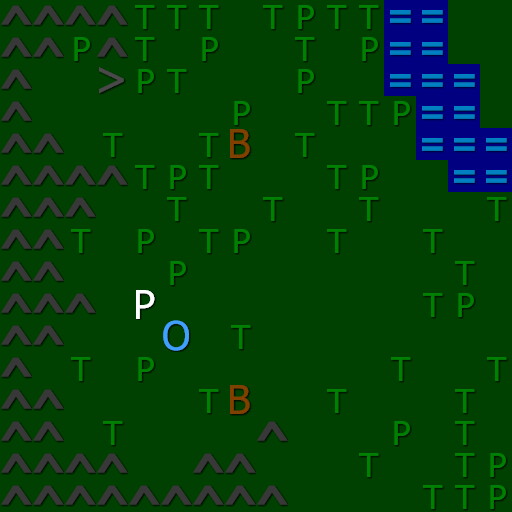

The image is a tile-based game level rendered from a .tmx file. Its description and complete source (layers, tilesets, objects, tile grids) follow:
An orthogonal 16x16 tile map with 32x32 px tiles, 4 tile layers (tiles, objects, items, monsters), 4 tilesets.

<map version="1.2" tiledversion="1.2.3" orientation="orthogonal" renderorder="right-down" width="16" height="16" tilewidth="32" tileheight="32" infinite="0" nextlayerid="5" nextobjectid="1">
 <properties>
  <property name="Level" type="int" value="1" />
  <property name="Name" value="Forest of Bears" />
 </properties>
 <tileset firstgid="1" source="../tiles/tiles.tsx" />
 <tileset firstgid="6" source="../objects/objects.tsx" />
 <tileset firstgid="19" source="../items/items.tsx" />
 <tileset firstgid="22" source="../monsters/monsters.tsx" />
 <layer id="1" name="tiles" width="16" height="16">
  <data encoding="csv">
2,2,2,2,2,2,2,2,2,2,2,2,5,5,2,2,
2,2,2,2,2,2,2,2,2,2,2,2,5,5,2,2,
2,2,2,2,2,2,2,2,2,2,2,2,5,5,5,2,
2,2,2,2,2,2,2,2,2,2,2,2,2,5,5,2,
2,2,2,2,2,2,2,2,2,2,2,2,2,5,5,5,
2,2,2,2,2,2,2,2,2,2,2,2,2,2,5,5,
2,2,2,2,2,2,2,2,2,2,2,2,2,2,2,2,
2,2,2,2,2,2,2,2,2,2,2,2,2,2,2,2,
2,2,2,2,2,2,2,2,2,2,2,2,2,2,2,2,
2,2,2,2,2,2,2,2,2,2,2,2,2,2,2,2,
2,2,2,2,2,2,2,2,2,2,2,2,2,2,2,2,
2,2,2,2,2,2,2,2,2,2,2,2,2,2,2,2,
2,2,2,2,2,2,2,2,2,2,2,2,2,2,2,2,
2,2,2,2,2,2,2,2,2,2,2,2,2,2,2,2,
2,2,2,2,2,2,2,2,2,2,2,2,2,2,2,2,
2,2,2,2,2,2,2,2,2,2,2,2,2,2,2,2
</data>
 </layer>
 <layer id="2" name="objects" width="16" height="16">
  <data encoding="csv">
17,17,17,17,10,10,10,0,10,18,10,10,0,0,0,0,
17,17,18,17,10,0,18,0,0,10,0,18,0,0,0,0,
17,0,0,9,18,10,0,0,0,18,0,0,0,0,0,0,
17,0,0,0,0,0,0,18,0,0,10,10,18,0,0,0,
17,17,0,10,0,0,10,0,0,10,0,0,0,0,0,0,
17,17,17,17,10,18,10,0,0,0,10,18,0,0,0,0,
17,17,17,0,0,10,0,0,10,0,0,10,0,0,0,10,
17,17,10,0,18,0,10,18,0,0,10,0,0,10,0,0,
17,17,0,0,0,18,0,0,0,0,0,0,0,0,10,0,
17,17,17,0,6,0,0,0,0,0,0,0,0,10,18,0,
17,17,0,0,0,7,0,10,0,0,0,0,0,0,0,0,
17,0,10,0,18,0,0,0,0,0,0,0,10,0,0,10,
17,17,0,0,0,0,10,0,0,0,10,0,0,0,10,0,
17,17,0,10,0,0,0,0,17,0,0,0,18,0,10,0,
17,17,17,17,0,0,17,17,0,0,0,10,0,0,10,18,
17,17,17,17,17,17,17,17,17,0,0,0,0,10,10,18
</data>
 </layer>
 <layer id="3" name="items" width="16" height="16">
  <data encoding="csv">
0,0,0,0,0,0,0,0,0,0,0,0,0,0,0,0,
0,0,0,0,0,0,0,0,0,0,0,0,0,0,0,0,
0,0,0,0,0,0,0,0,0,0,0,0,0,0,0,0,
0,0,0,0,0,0,0,0,0,0,0,0,0,0,0,0,
0,0,0,0,0,0,0,0,0,0,0,0,0,0,0,0,
0,0,0,0,0,0,0,0,0,0,0,0,0,0,0,0,
0,0,0,0,0,0,0,0,0,0,0,0,0,0,0,0,
0,0,0,0,0,0,0,0,0,0,0,0,0,0,0,0,
0,0,0,0,0,0,0,0,0,0,0,0,0,0,0,0,
0,0,0,0,0,0,0,0,0,0,0,0,0,0,0,0,
0,0,0,0,0,0,0,0,0,0,0,0,0,0,0,0,
0,0,0,0,0,0,0,0,0,0,0,0,0,0,0,0,
0,0,0,0,0,0,0,0,0,0,0,0,0,0,0,0,
0,0,0,0,0,0,0,0,0,0,0,0,0,0,0,0,
0,0,0,0,0,0,0,0,0,0,0,0,0,0,0,0,
0,0,0,0,0,0,0,0,0,0,0,0,0,0,0,0
</data>
 </layer>
 <layer id="4" name="monsters" width="16" height="16">
  <data encoding="csv">
0,0,0,0,0,0,0,0,0,0,0,0,0,0,0,0,
0,0,0,0,0,0,0,0,0,0,0,0,0,0,0,0,
0,0,0,0,0,0,0,0,0,0,0,0,0,0,0,0,
0,0,0,0,0,0,0,0,0,0,0,0,0,0,0,0,
0,0,0,0,0,0,0,29,0,0,0,0,0,0,0,0,
0,0,0,0,0,0,0,0,0,0,0,0,0,0,0,0,
0,0,0,0,0,0,0,0,0,0,0,0,0,0,0,0,
0,0,0,0,0,0,0,0,0,0,0,0,0,0,0,0,
0,0,0,0,0,0,0,0,0,0,0,0,0,0,0,0,
0,0,0,0,0,0,0,0,0,0,0,0,0,0,0,0,
0,0,0,0,0,0,0,0,0,0,0,0,0,0,0,0,
0,0,0,0,0,0,0,0,0,0,0,0,0,0,0,0,
0,0,0,0,0,0,0,29,0,0,0,0,0,0,0,0,
0,0,0,0,0,0,0,0,0,0,0,0,0,0,0,0,
0,0,0,0,0,0,0,0,0,0,0,0,0,0,0,0,
0,0,0,0,0,0,0,0,0,0,0,0,0,0,0,0
</data>
 </layer>
</map>
